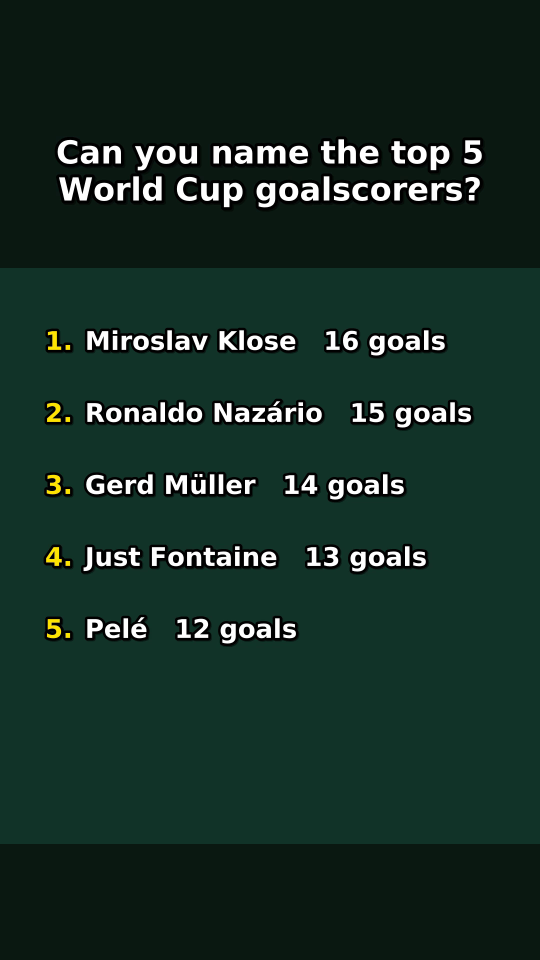
#> input picture quiz/f_reveal.png, 1080 x 1920 px (shown at 1/2 size)
$ python -i packaging.py   (imports and definitions only)
#> lines starting #> are read from the running program, lines starting #| are printed output that depends on the picture
"""Title and thumbnail scoring, fitted rather than asserted.

Most "title checkers" ship a fixed list of power words and a arbitrary score.
That is astrology. The same title that wins in true-crime dies in woodworking.

This module instead *learns* which packaging features predict overperformance
inside the corpus you give it, by regressing log-multiplier on title features.
The output is a model plus the honest diagnostics - how much variance it
actually explains, and how many videos it saw - so you can tell the difference
between a real signal and a pattern fitted to forty data points.

Expect low R-squared. Packaging genuinely is a minority of the variance;
topic and audience fit dominate. An R-squared of 0.15 is a useful model here,
and any tool claiming 0.9 is fitting noise.
"""

from __future__ import annotations

import math
import re
from dataclasses import dataclass, field
from typing import Optional, Sequence

from .metrics import Scored
from .stats import r_squared, ridge_fit, spearman

CURIOSITY = {
    "why", "how", "what", "secret", "truth", "reason", "actually", "really",
    "nobody", "everyone", "never", "always", "stop", "mistake", "wrong",
    "hidden", "myth", "before", "until", "finally",
}
STAKES = {
    "worst", "best", "biggest", "insane", "brutal", "crazy", "impossible",
    "perfect", "ultimate", "destroyed", "exposed", "banned", "ruined",
}

_NUM_RE = re.compile(r"\d")
_YEAR_RE = re.compile(r"\b(19|20)\d{2}\b")
_BRACKET_RE = re.compile(r"[\[\(][^\]\)]{1,25}[\]\)]")
_WORD_RE = re.compile(r"[A-Za-z']+")

FEATURES = [
    "char_len", "word_count", "has_number", "has_year", "is_question",
    "curiosity_words", "stakes_words", "caps_words", "has_bracket",
    "has_colon", "first_person", "second_person", "starts_with_verb",
]


# [21 lines left out: function title_features, not called in this run]


_COMMON_VERBS = {
    "make", "build", "stop", "watch", "learn", "get", "do", "try", "use",
    "fix", "start", "avoid", "master", "read", "buy", "play", "turn",
}


@dataclass
class PackagingModel:
    coefs: dict[str, float]
    intercept: float
    r2: float
    n: int
    rank_corr: dict[str, float] = field(default_factory=dict)

    # [4 lines left out: function reliable, not called in this run]

    def predict_log_multiplier(self, title: str) -> float:
        f = title_features(title)
        return self.intercept + sum(self.coefs.get(k, 0.0) * f[k] for k in FEATURES)

    def score(self, title: str) -> float:
        """Predicted multiplier for a draft title, in the corpus's own terms."""
        return math.exp(self.predict_log_multiplier(title))

    # [49 lines left out: functions top_drivers, fit_packaging, not called in this run]


# ---------------- thumbnails ----------------

@dataclass
class ThumbStats:
    brightness: float      # 0-1
    saturation: float      # 0-1
    edge_density: float    # 0-1, a proxy for visual clutter
    available: bool = True


def thumbnail_stats(path: str) -> ThumbStats:
    """Cheap visual statistics for a thumbnail.

    Deliberately limited to properties that survive being shrunk to the size a
    thumbnail is actually viewed at on a phone. Face detection and OCR would
    need heavyweight dependencies; brightness, saturation and clutter already
    separate thumbnails that read at 120px wide from ones that do not.

    Degrades to `available=False` when Pillow is not installed, so the rest of
    the engine keeps working.
    """
#> called with path = '../quiz/f_reveal.png'
    try:
        from PIL import Image, ImageFilter  # type: ignore
    except ImportError:
        return ThumbStats(0.0, 0.0, 0.0, available=False)

    img = Image.open(path).convert("RGB").resize((160, 90))
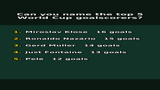
#> img: PIL image 160x90 RGB; mean R, G, B 23.2, 46.5, 37.7
    px = list(img.getdata())
#> px = 14400 items, first 6: (10, 24, 17), (10, 24, 17), (10, 24, 17), (10, 24, 17), (10, 24, 17), (10, 24, 17)
    n = len(px)
#> n = 14400
    brightness = sum((r + g + b) / 3 for r, g, b in px) / (255 * n)
#> brightness = 0.141
    saturation = sum((max(p) - min(p)) / (max(p) or 1) for p in px) / n
#> saturation = 0.581
    edges = img.convert("L").filter(ImageFilter.FIND_EDGES)
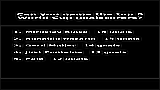
#> edges: PIL image 160x90 L; min 0, max 255, mean 15.7
    edge_density = sum(edges.getdata()) / (255 * n)
#> edge_density = 0.0617
    return ThumbStats(brightness, saturation, edge_density)


# [16 lines left out: function thumbnail_notes, not called in this run]

>>> result = thumbnail_stats('../quiz/f_reveal.png')
